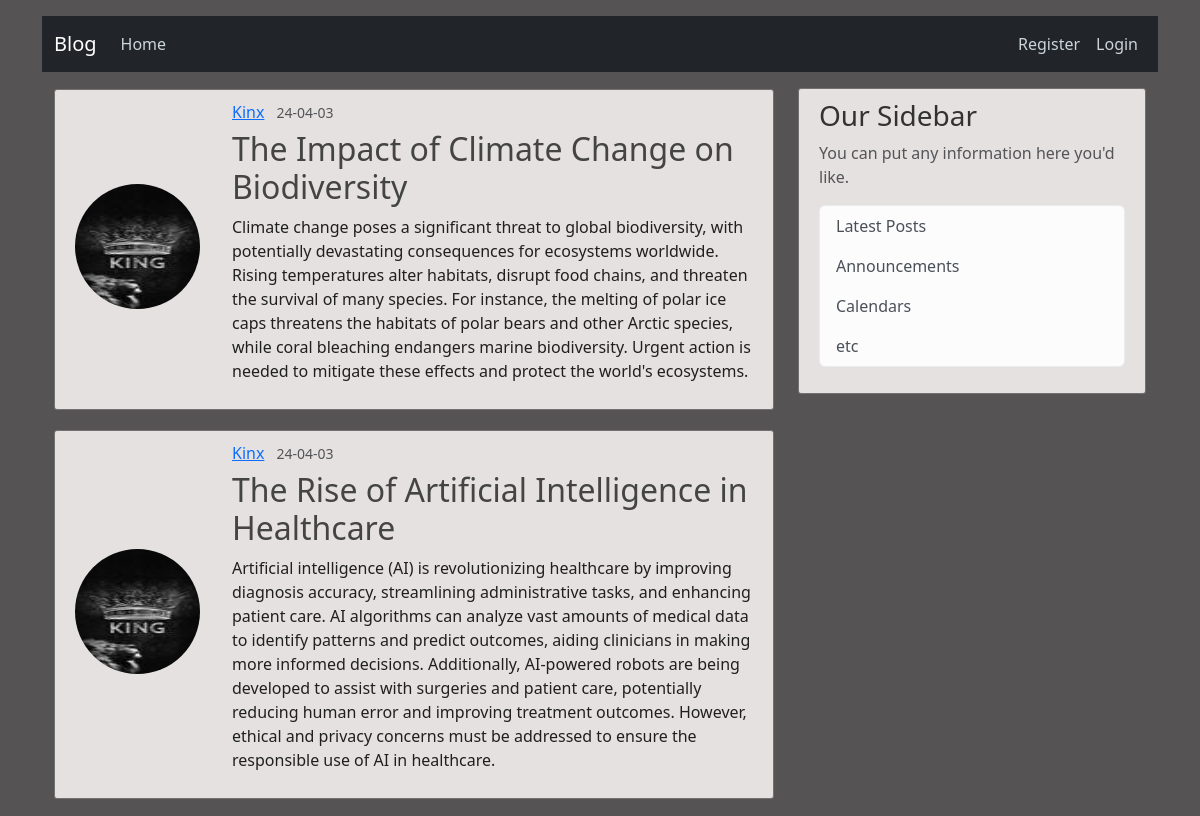
Page /home?page=4 (upper part) on the earlier database version.
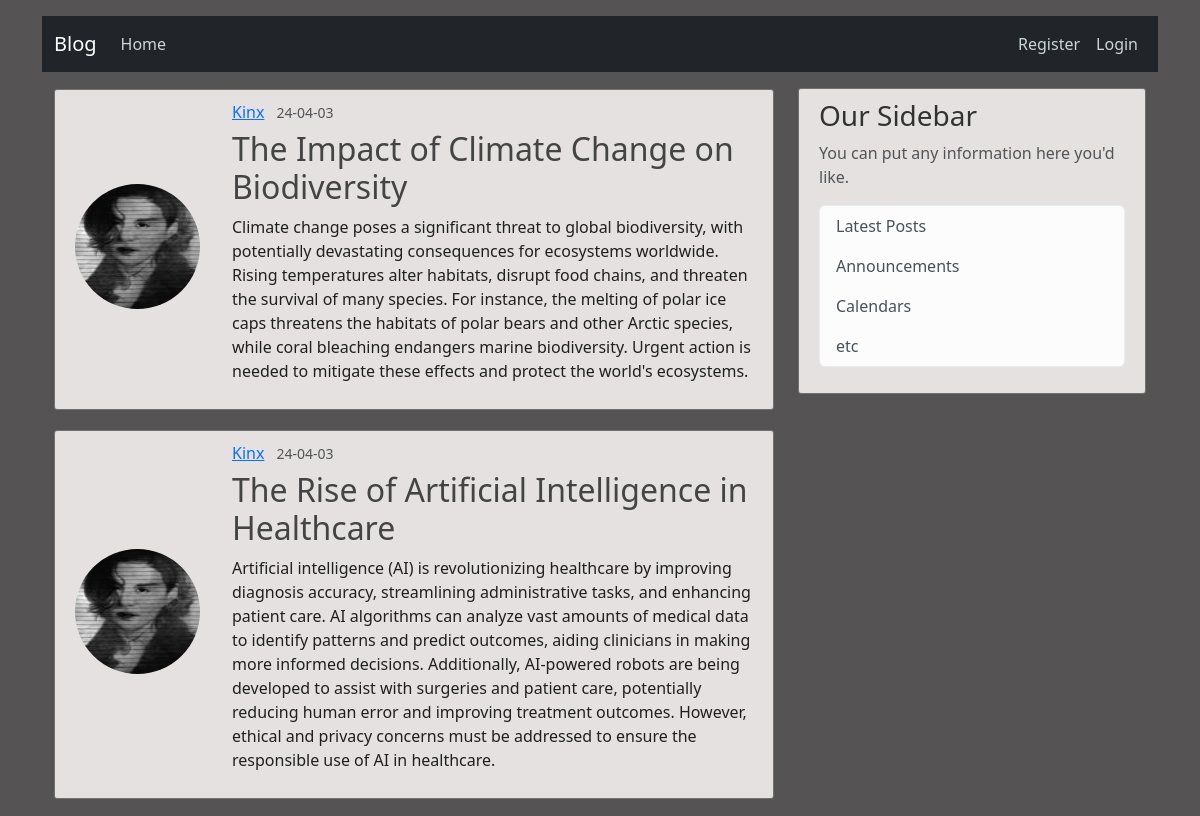
Same page on the later database version.
### blog/models.py (models this page shows, shortened)
class Post(db.Model):
    id = db.Column(db.Integer, primary_key=True)
    title = db.Column(db.String(100), nullable=False)
    content = db.Column(db.Text(), nullable=False)
    date_posted = db.Column(db.DateTime(), nullable=False, default=datetime.now(utc))
    user_id = db.Column(db.Integer, db.ForeignKey('user.id'), nullable=False)

class User(db.Model, UserMixin):
    id = db.Column(db.Integer, primary_key=True)
    firstname = db.Column(db.String(20), unique=False, nullable=False)
    lastname = db.Column(db.String(20), unique=False, nullable=False)
    email = db.Column(db.String(20), unique=True, nullable=False)
    username = db.Column(db.String(20), unique=True, nullable=False)
    image_file = db.Column(db.String(20), nullable=False, default='default.jpg')
    password = db.Column(db.String(20), nullable=False)
    address= db.Column(db.String(20), nullable=False)
    posts = db.relationship('Post', backref='author', lazy=True)

### blog/routes.py (the view)
@app.route('/')
@app.route('/home')
def home():
    page = request.args.get('page', 1, type=int)
    posts = Post.query.order_by(Post.date_posted.desc()).paginate(page=page, per_page=5)
    return render_template('home.html', posts=posts)

### blog/templates/home.html (shortened to what this page needs)
{% extends 'index.html' %}
{% block content %}
    {% for post in posts.items %}
        <article class="media content-section">
            <div class="sticky-header__user-container">
                <div class="sticky-header__avtar">
                    <img class="rounded-circle account-img" src="{{ url_for('static', filename='profile_pics/' + post.author.image_file) }}">
                </div>
          <div class="media-body">
            <div class="article-metadata">
              <a class="mr-2" href="{{ url_for('user_posts', username=post.author.username) }}">{{ post.author.username }}</a>
              <small class="text-muted">{{ post.date_posted.strftime('%y-%m-%d') }}</small>
            </div>
            <h2><a class="article-title" href="{{ url_for('post', post_id=post.id) }}">{{ post.title }}</a></h2>
            <p class="article-content">{{ post.content }}</p>
          </div>
        </div>
        </article>
    {% endfor %}
{% endblock content %}

Differences in the rows shown:
changed through a linked row, Post "The Impact of Climate Change on Biodiversity": image_file: a different picture
changed through a linked row, Post "The Rise of Artificial Intelligence in Healthcare": image_file: a different picture
